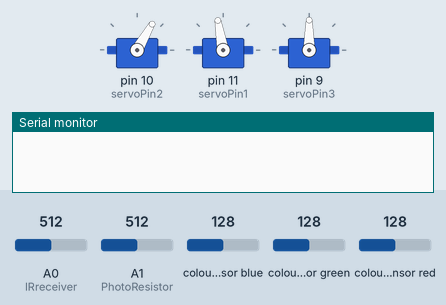
The sketch below on a simulated Arduino Uno, built with avr-gcc and run on an emulated ATmega328P. On the bench: 3 × servo, the last lines printed to the serial monitor. Wiring (inferred from the names in the program): TCS3200 colour sensor: output pin 8; S2 pin 6; S3 pin 7; S0 pin 4; S1 pin 5. The inputs (shaded band) are chosen by the test bench; at power-on: A0 (IRreceiver) = 512, A1 (PhotoResistor) = 512, colour sensor blue 128, colour sensor green 128, colour sensor red 128.

Above: at 1.1 s.
At 2.1 s:
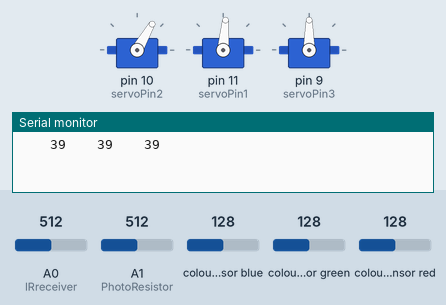
Timing chart, 0 to 3.6 s (numbered marks = the images above):
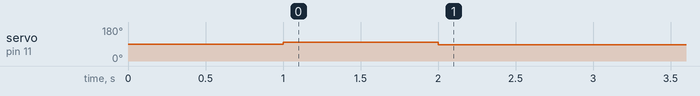

The sketch:

SortingMachineCode.ino
```cpp
// TCS230 Arduino Stuff, Dakota Rowehl

#include <Servo.h>

// This is where we declare our pins

#define S0 4
#define S1 5
#define S2 6
#define S3 7
#define sensorOut 8
const int PhotoResistor = A1;
const int IRreceiver = A0;
int servoPin2 = 10;
int servoPin1 = 11;
int servoPin3 = 9;

// These are global variables for
// the frequencies that our RGB sensor can record.

int redFrequency = 0;
int greenFrequency = 0;
int blueFrequency = 0;
int clearFrequency = 0;
int PhotoVal;
int IRval;
String Result1;
String Result2;
String Result3;
String Result;
int n = 0;

Servo Servo2;
Servo Servo3;
Servo Servo1;

int Metal = 0; int Wood = 0; int Plastic = 0;


void setup() {

  // Here we set up what pins are inputs and waht pins are outputs.

  pinMode(S0, OUTPUT);
  pinMode(S1, OUTPUT);
  pinMode(S2, OUTPUT);
  pinMode(S3, OUTPUT);
  pinMode(PhotoResistor, INPUT);
  pinMode(IRreceiver, INPUT);
  pinMode(sensorOut, INPUT);

  Servo2.attach(servoPin2);
  Servo1.attach(servoPin1);
  Servo3.attach(servoPin3);

  // Setting frequency scaling to 20%
  // This effects the accuracy of our data coming from the RGB sensor
  // There are four settings.

  digitalWrite(S0,HIGH);
  digitalWrite(S1,LOW);

  // Starts the serial data recording.
  Serial.begin(9600);

  // This chambers the first ball
  Servo2.write(60);
  delay(1000);
  Servo1.write(100);
  delay(1000);
  Servo1.write(85);

}


void loop() {

// First block is the RGBCIR Data intake

  // Setting RED (R) filtered photodiodes.
  // Then storing the red value inputs.
  // Then printing the red values.

  digitalWrite(S2,LOW);
  digitalWrite(S3,LOW);

  redFrequency = pulseIn(sensorOut, LOW);
  //redFrequency = redFrequency*10;

  Serial.print("    ");
  Serial.print(redFrequency);
  delay(100);


  // Setting Green (G) filtered photodiodes.
  // Then storing the green value inputs.
  // Then printing the green values.

  digitalWrite(S2,HIGH);
  digitalWrite(S3,HIGH);

  greenFrequency = pulseIn(sensorOut, LOW);
  //greenFrequency = greenFrequency*10;

  Serial.print("    ");
  Serial.print(greenFrequency);
  delay(100);


   // Setting Blue (B) filtered photodiodes.
  // Then storing the blue value inputs.
  // Then printing the blue values.

  digitalWrite(S2,LOW);
  digitalWrite(S3,HIGH);

  blueFrequency = pulseIn(sensorOut, LOW);
  //blueFrequency = blueFrequency*10;

  Serial.print("    ");
  Serial.print(blueFrequency);
  delay(100);


  // Setting Clear (C) filtered photodiodes.
  // Then storing the clear value inputs.
  // Then printing the clear values.

  digitalWrite(S2,HIGH);
  digitalWrite(S3,LOW);

  clearFrequency = pulseIn(sensorOut, LOW);
  //clearFrequency = clearFrequency*10;

  Serial.print("    ");
  Serial.print(clearFrequency);
  delay(100);


  // Here we accept and print the input data from the IR receiver.

  IRval= analogRead(IRreceiver);

  Serial.print("    ");
  Serial.print(IRval);


  // Here we accept and print the input data from the photoresistor.

  PhotoVal = analogRead(PhotoResistor);

  Serial.print("    ");
  Serial.print(PhotoVal);


  // Here we call the sorting function and print the determined material.
  // Also prints the scores for each material.
  RGBCIRSort();

  Serial.print("    ");
  Serial.print(Metal);
  Serial.print("    ");
  Serial.print(Wood);
  Serial.print("    ");
  Serial.print(Plastic);
  Serial.print("    ");
  Serial.println(Result);

  Wood = 0;
  Metal = 0;
  Plastic = 0;
  Result = "";
  Servo3.write(90);

  IRSort();

  // This code is delaying the whole process by half a second

}


// In the function below we decide the material of the ball using a point system.
// We check the input for red, green, blue, and clear, against the expected values for each material.
// If the values agree within a tolerance of 5%, a point is given towards the material.
// Whatver material has the most points is output as the decided material.

void RGBCIRSort(){

         //These are values calibrated based on ambient light.
  //int MExpR = -.029*PhotoVal + 290; int PlExpR = -.023*PhotoVal + 260; int WExpR = -.02*PhotoVal + 260;
  //int MExpG = -.015*PhotoVal + 330; int PlExpG = -.013*PhotoVal + 290; int WExpG = -.01*PhotoVal + 300;
  //int MExpB = -.0095*PhotoVal + 260; int PlExpB = -.0064*PhotoVal + 230; int WExpB = -.0072*PhotoVal + 250;
  //int MExpC = -.0042*PhotoVal + 92; int PlExpC = -.0034*PhotoVal + 82; int WExpC = -.004*PhotoVal + 86;

         // These are emergency values taken in the test room should the calibration fail.
  int MExpR = 317; int PlExpR = 246; int WExpR = 289;
  int MExpG = 388; int PlExpG = 288; int WExpG = 350;
  int MExpB = 373; int PlExpB = 278; int WExpB = 337;
  int MExpC = 192; int PlExpC = 160; int WExpC = 180;


  if (redFrequency >= MExpR - (MExpR*.05)   &&  redFrequency <= MExpR + (MExpR*.05)){
    Metal++;
  }
  if (redFrequency >= WExpR - (WExpR*.05)   &&  redFrequency <= WExpR + (WExpR*.05)){
    Wood++;
  }
  if (redFrequency >= PlExpR - (PlExpR*.05)   &&  redFrequency <= PlExpR + (PlExpR*.05)){
    Plastic++;
  }

  if (greenFrequency >= MExpG - (MExpG*.05)   &&  greenFrequency <= MExpG + (MExpG*.05)){
    Metal++;
  }
  if (greenFrequency >= WExpG - (WExpG*.05)   &&  greenFrequency <= WExpG + (WExpG*.05)){
    Wood++;
  }
  if (greenFrequency >= PlExpG - (PlExpG*.05)   &&  greenFrequency <= PlExpG + (PlExpG*.05)){
    Plastic++;
  }

  if (blueFrequency >= MExpB - (MExpB*.05)   &&  blueFrequency <= MExpB + (MExpB*.05)){
    Metal++;
  }
  if (blueFrequency >= WExpB - (WExpB*.05)   &&  blueFrequency <= WExpB + (WExpB*.05)){
    Wood++;
  }
  if (blueFrequency >= PlExpB - (PlExpB*.05)   &&  blueFrequency <= PlExpB + (PlExpB*.05)){
    Plastic++;
  }

  if (clearFrequency >= MExpC - (MExpC*.05)   &&  clearFrequency <= MExpC + (MExpC*.05)){
    Metal++;
  }
  if (clearFrequency >= WExpC - (WExpC*.05)   &&  clearFrequency <= WExpC + (WExpC*.05)){
    Wood++;
  }
  if (clearFrequency >= PlExpC - (PlExpC*.05)   &&  clearFrequency <= PlExpC + (PlExpC*.05)){
    Plastic++;
  }


 if(Metal > Wood && Metal > Plastic){
  Result = "Metal";
  Servo3.write(45);

  // This sets the center servo to its 'open' position allowing balls to roll down.
  Servo2.write(20);
  delay(1500);

  // This sets the center servo back to its 'closed' position, then opening and closing the rear servo
  Servo2.write(60);
  delay(1000);
  Servo1.write(95);
  delay(1000);
  Servo1.write(85);


 }


 else if(Wood > Metal && Wood > Plastic){
  Result = "Wood";
  Servo3.write(90);

  // This sets the center servo to its 'open' position allowing balls to roll down.
  Servo2.write(20);
  delay(1500);

  // This sets the center servo back to its 'closed' position, then opening and closing the rear servo
  Servo2.write(60);
  delay(1000);
  Servo1.write(95);
  delay(1000);
  Servo1.write(85);


 }


 else if(Plastic > Wood && Plastic > Metal){
  Result = "Plastic";
  Servo3.write(140);

  // This sets the center servo to its 'open' position allowing balls to roll down.
  Servo2.write(20);
  delay(1500);

  // This sets the center servo back to its 'closed' position, then opening and closing the rear servo
  Servo2.write(60);
  delay(1000);
  Servo1.write(95);
  delay(1000);
  Servo1.write(85);


 }

}


// This code determines what the material may be based on IR reciever data. Currently it does nothing other than that.
void IRSort(){
  int MetalExpectedIR = .00097*PhotoVal + 10;
  int PlasticExpectedIR = .00069*PhotoVal + 7.4;
  int WoodExpectedIR = .00092*PhotoVal + 4.7;

  if (IRval <= MetalExpectedIR + 3 || IRval >= MetalExpectedIR - 2){
    Result1 = "Could be Metal";
  }
  else{
    Result1 = "Not Metal";
  }

  if (IRval <= WoodExpectedIR + 2 || IRval >= WoodExpectedIR - 1){
    Result2 = "Could be Wood";
  }
  else{
    Result2 = "Not Wood";
  }

    if (IRval <= PlasticExpectedIR + 3 || IRval >= PlasticExpectedIR - 2){
    Result3 = "Could be Plastic";
  }
  else{
    Result3 = "Not Plastic";
  }

}
```
